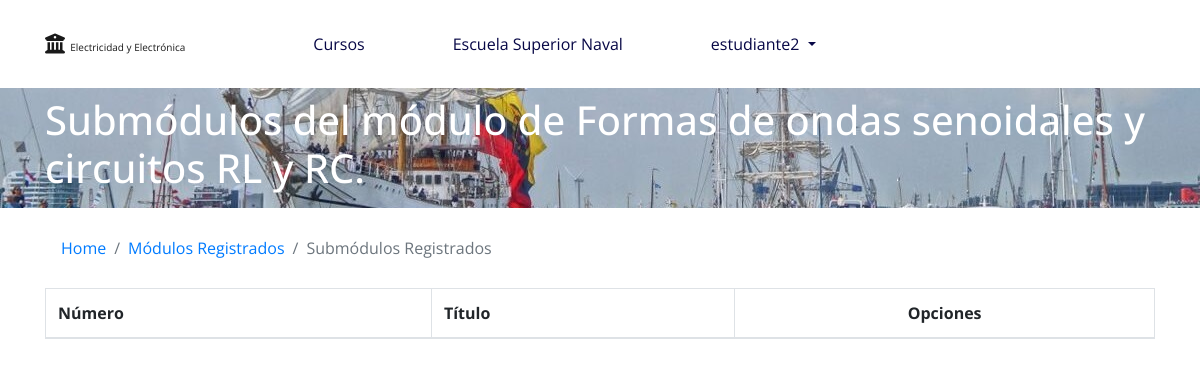
The app's page /curso/submodulo/registros/12/ (signed in), older data.
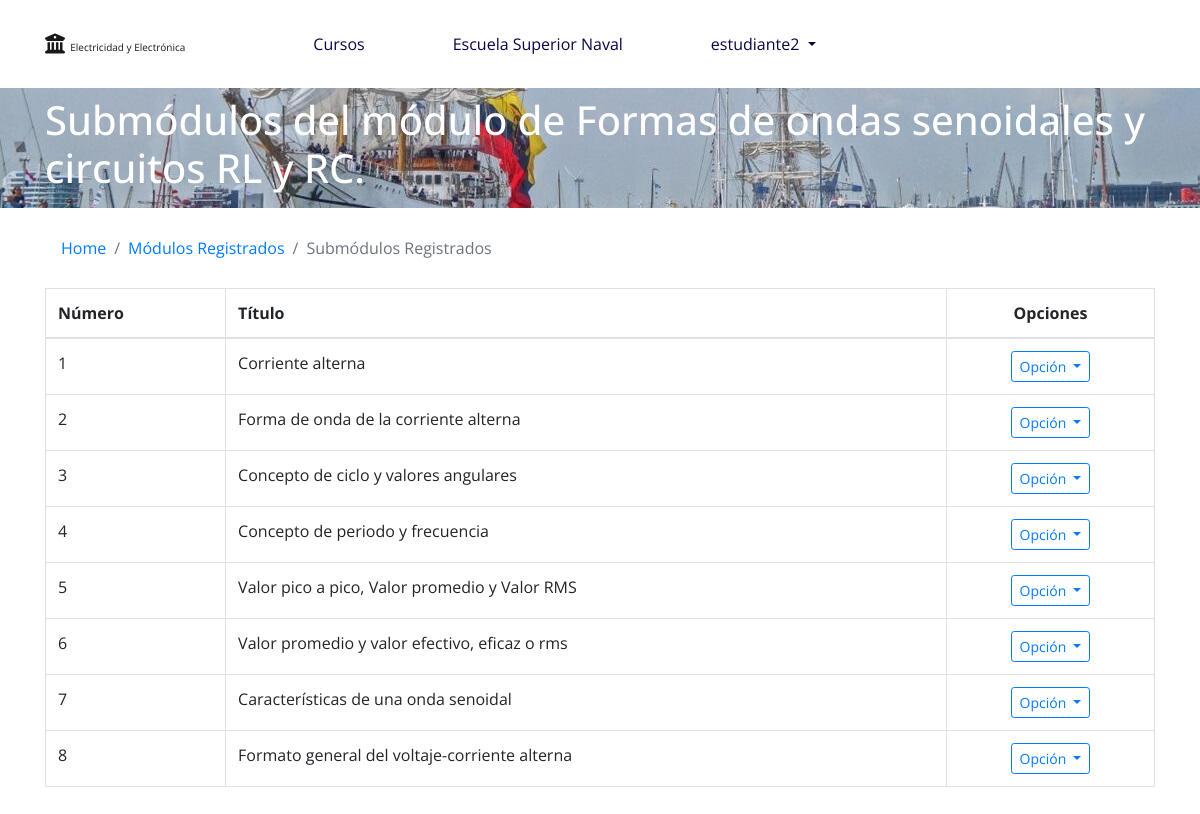
The same page, newer data.
### curso/models.py (models this page shows, shortened)
class Modulo(models.Model):
    numero = models.IntegerField(verbose_name='Numero del Módulo')
    titulo = models.CharField(verbose_name='Título', max_length=200, blank=False, null=False)
    curso = models.ForeignKey(Curso, verbose_name="Curso", on_delete=models.CASCADE)
    class Meta:
        verbose_name = 'Módulo'
        verbose_name_plural = 'Módulos'
        ordering = ('numero',)

class SubModulo(models.Model):
    numero = models.IntegerField(verbose_name='Número SubMódulo', default=1)
    titulo = models.CharField(verbose_name='Título', max_length=200, unique=True)
    contenido = RichTextUploadingField(config_name='config_ckeditor', verbose_name='Contenido', max_length=10000)
    modulo = models.ForeignKey(Modulo, verbose_name="Seleccione el Módulo al que pertenece", on_delete=models.CASCADE)
    class Meta:
        verbose_name = 'SubMódulo'
        verbose_name_plural = 'SubMódulos'
        ordering = ('numero',)

### curso/views.py (the view)
# urls.py: re_path(r'^submodulo/registros/(?P<modulo_id>[0-9]+)/$', registro_submodulos),
@login_required(login_url='/login/')
def registro_submodulos(request, modulo_id):
    data = {}
    data['user'] = request.user
    data['modulo'] = Modulo.objects.get(id = modulo_id)
    data['submodulos'] = SubModulo.objects.filter(modulo = data['modulo'])
    return render(request, 'curso/admin/listar_submodulo.html', data)

### templates/curso/admin/listar_submodulo.html (shortened to what this page needs)
{% extends 'base-public.html' %}
{% block head %}
    <link rel="stylesheet" href="https://cdn.datatables.net/1.10.19/css/dataTables.bootstrap4.min.css">
{% endblock %}
{% block container %}
    <nav id="nav-foto" class="navbar undercontainer">
        <div class="container">
            <h1 class="h1 text-white">
                {% if eval %}Seleccione el submódulo para registrar los enunciados de la evaluación{% else %}Submódulos del módulo de {{ modulo.titulo }}{% endif %}
            </h1>
        </div>
    </nav>
    <div class="container mt-3 mb-5">
        <nav aria-label="breadcrumb">
          <ol class="breadcrumb bg-white">
              <li class="breadcrumb-item"><a href="/">Home</a></li>
              {% if eval %}
                  <li class="breadcrumb-item"><a href="/evaluacion/modulos/{{ modulo.curso.id }}/">Módulos Registrados</a></li>
              {% else %}
                  <li class="breadcrumb-item"><a href="/curso/modulo/registros/{{ modulo.curso.id }}/">Módulos Registrados</a></li>
              {% endif %}
              <li class="breadcrumb-item active" aria-current="page">Submódulos Registrados</li>
          </ol>
        </nav>
        <div class="row">
            <div class="col-12 table-responsive">
                <table class="table table-bordered table-hover display" id="tb_submodulos">
                    <thead>
                        <th>
                            Número
                        </th>
                        <th>
                            Título
                        </th>
                        <th class="text-center">
                            Opciones
                        </th>
                    </thead>
                    <tbody>
                        {% for submodulo in submodulos %}
                            <tr>
                                <td>
                                    {{ submodulo.numero }}
                                </td>
                                <td>
                                    {{ submodulo.titulo }}
                                </td>
                                <td class="text-center">
                                    {% if eval %}
                                        <div class="dropdown">
                                            <button class="btn btn-outline-primary btn-sm dropdown-toggle" type="button" id="btn_opcion" data-toggle="dropdown" aria-haspopup="true" aria-expanded="false">
                                                Opción
                                            </button>
                                            <div class="dropdown-menu" aria-labelledby="btn_opcion">
                                                {% if submodulo.count_enunciado > 0 %}
                                                    <a href="/evaluacion/registros/enunciado/{{ submodulo.id }}/" class="dropdown-item">
                                                        Enunciados Registrados
                                                    </a>
                                                {% endif %}
                                                <a href="/evaluacion/agregar/enunciado/{{ submodulo.id }}/" class="dropdown-item">
                                                    Agregar Enunciado
                                                </a>
                                            </div>
                                        </div>
                                    {% else %}
                                        <div class="dropdown">
                                            <button class="btn btn-outline-primary btn-sm dropdown-toggle" type="button" id="btn_opcion" data-toggle="dropdown" aria-haspopup="true" aria-expanded="false">
                                                Opción
                                            </button>
                                        </div>
                                    {% endif %}
                                </td>
                            </tr>
                        {% endfor %}
                    </tbody>
                </table>
            </div>
        </div>
    </div>
{% endblock %}

### templates/base-public.html (shortened to what this page needs)
<!DOCTYPE html>
<html lang="es-ec">
<head>
    <link rel="stylesheet" href="https://stackpath.bootstrapcdn.com/bootstrap/4.3.1/css/bootstrap.min.css"
>
    <link rel="stylesheet"
        href="https://cdn.jsdelivr.net/npm/bootstrap-select@1.13.9/dist/css/bootstrap-select.min.css">
    <link rel="stylesheet" href="/static/css/home.css">
    {% block head %}
    {% endblock %}
</head>
<body>
<nav class="navbar navbar-fixed-top navbar-expand-lg navbar-light pt-md-4 pmd-navbar mb-lg-3 nav-md-justified"
        role="navigation">
        <div class="container">
            <a id="logo1" href="/" class="navbar-brand mr-md-5">
                <i class="fa fa-university"></i>
                <span style="font-size: 10px;">Electricidad y Electrónica</span>
            </a>
            <div class="collapse navbar-collapse" id="menu">
                <ul class="navbar-nav">
                    <li class="nav-item px-lg-4 ml-lg-5">
                        <a style="color: rgb(7, 7, 70);" href="/" class="nav-link">
                            Cursos
                        </a>
                    </li>
                    <li class="nav-item px-lg-4 ml-lg-4">
                        <a style="color: rgb(7, 7, 70);" href="http://186.3.65.147:8069/page/homepage" class="nav-link">
                            Escuela Superior Naval
                        </a>
                    </li>
                    <li class="nav-item dropdown pmd-dropdown px-lg-4 ml-lg-4">
                        <a style="color: rgb(7, 7, 70);" href="#" class="nav-link dropdown-toggle"
                            data-toggle="dropdown" id="navbardrop" data-slidebar="true" role="button"
                            aria-haspopup="true" aria-expanded="false">
                            {{ user.username }}
                        </a>
                    </li>
                </ul>
            </div>
        </div>
    </nav>
        {% block container %}
        {% endblock %}
</body>
</html>

### static/css/home.css (style rules this page uses)
#nav-foto { background-image: url('/static/media/fondo-nav-naval.jpg'); }

### templates/base-public.html (style rules this page uses)
body { font-family: 'Open Sans', sans-serif; }

Row changes from the older to the newer data that the page shows:
added SubModulo: numero "1", titulo "Corriente alterna"
added SubModulo: numero "2", titulo "Forma de onda de la corriente alterna"
added SubModulo: numero "3", titulo "Concepto de ciclo y valores angulares"
added SubModulo: numero "4", titulo "Concepto de periodo y frecuencia"
added SubModulo: numero "5", titulo "Valor pico a pico, Valor promedio y Valor RMS"
added SubModulo: numero "6", titulo "Valor promedio y valor efectivo, eficaz o rms"
added SubModulo: numero "7", titulo "Características de una onda senoidal"
added SubModulo: numero "8", titulo "Formato general del voltaje-corriente alterna"
